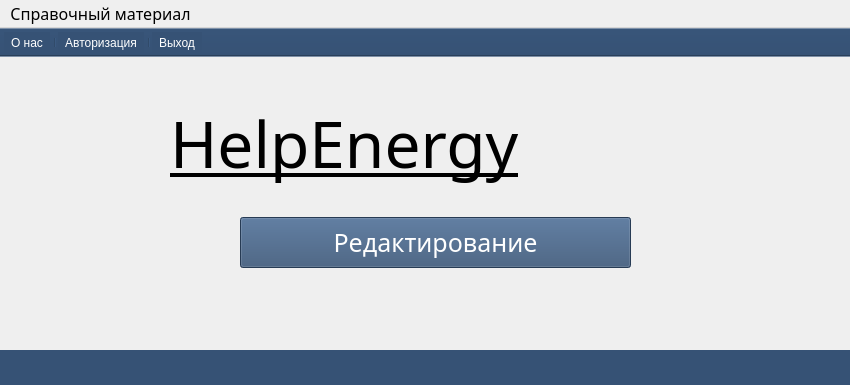
<?xml version="1.0" encoding="UTF-8"?>
<ui version="4.0">
 <class>menu</class>
 <widget class="QMainWindow" name="menu">
  <property name="geometry">
   <rect>
    <x>0</x>
    <y>0</y>
    <width>850</width>
    <height>385</height>
   </rect>
  </property>
  <property name="windowTitle">
   <string>HelpEnergy</string>
  </property>
  <property name="windowIcon">
   <iconset resource="images.qrc">
    <normaloff>:/images/icon.jpg</normaloff>:/images/icon.jpg</iconset>
  </property>
  <property name="iconSize">
   <size>
    <width>20</width>
    <height>20</height>
   </size>
  </property>
  <widget class="QWidget" name="centralwidget">
   <widget class="QPushButton" name="pushButton">
    <property name="geometry">
     <rect>
      <x>240</x>
      <y>160</y>
      <width>391</width>
      <height>51</height>
     </rect>
    </property>
    <property name="font">
     <font>
      <family>Imprint MT Shadow</family>
      <pointsize>19</pointsize>
      <kerning>true</kerning>
     </font>
    </property>
    <property name="styleSheet">
     <string notr="true">background-color: rgb(54, 82, 117);
color: rgb(255, 255, 255);
</string>
    </property>
    <property name="text">
     <string>Редактирование</string>
    </property>
   </widget>
   <widget class="QLabel" name="label">
    <property name="geometry">
     <rect>
      <x>170</x>
      <y>30</y>
      <width>621</width>
      <height>111</height>
     </rect>
    </property>
    <property name="font">
     <font>
      <family>Imprint MT Shadow</family>
      <pointsize>48</pointsize>
      <underline>true</underline>
     </font>
    </property>
    <property name="text">
     <string>HelpEnergy</string>
    </property>
   </widget>
   <widget class="QLabel" name="label_2">
    <property name="geometry">
     <rect>
      <x>0</x>
      <y>60</y>
      <width>171</width>
      <height>151</height>
     </rect>
    </property>
    <property name="styleSheet">
     <string notr="true">image: url(:/images/123.png)</string>
    </property>
    <property name="text">
     <string/>
    </property>
   </widget>
   <widget class="QLabel" name="label_3">
    <property name="geometry">
     <rect>
      <x>670</x>
      <y>60</y>
      <width>171</width>
      <height>151</height>
     </rect>
    </property>
    <property name="styleSheet">
     <string notr="true">image: url(:/images/123.png)</string>
    </property>
    <property name="text">
     <string/>
    </property>
   </widget>
  </widget>
  <widget class="QMenuBar" name="menubar">
   <property name="enabled">
    <bool>true</bool>
   </property>
   <property name="geometry">
    <rect>
     <x>0</x>
     <y>0</y>
     <width>850</width>
     <height>24</height>
    </rect>
   </property>
   <property name="sizePolicy">
    <sizepolicy hsizetype="Maximum" vsizetype="Maximum">
     <horstretch>0</horstretch>
     <verstretch>100</verstretch>
    </sizepolicy>
   </property>
   <property name="font">
    <font>
     <family>Imprint MT Shadow</family>
     <pointsize>12</pointsize>
    </font>
   </property>
   <widget class="QMenu" name="menu_2">
    <property name="geometry">
     <rect>
      <x>235</x>
      <y>99</y>
      <width>273</width>
      <height>204</height>
     </rect>
    </property>
    <property name="maximumSize">
     <size>
      <width>16777215</width>
      <height>16777215</height>
     </size>
    </property>
    <property name="font">
     <font>
      <family>Imprint MT Shadow</family>
      <pointsize>12</pointsize>
     </font>
    </property>
    <property name="styleSheet">
     <string notr="true">background-color: rgb(82, 125, 179);
color: rgb(255, 255, 255);
</string>
    </property>
    <property name="title">
     <string>Справочный материал</string>
    </property>
    <widget class="QMenu" name="menu_3">
     <property name="title">
      <string>Теория</string>
     </property>
     <addaction name="action_5"/>
     <addaction name="separator"/>
     <addaction name="action_6"/>
    </widget>
    <addaction name="action_4"/>
    <addaction name="separator"/>
    <addaction name="action"/>
    <addaction name="separator"/>
    <addaction name="menu_3"/>
    <addaction name="separator"/>
    <addaction name="action_3"/>
    <addaction name="separator"/>
    <addaction name="action_2"/>
   </widget>
   <addaction name="menu_2"/>
  </widget>
  <widget class="QStatusBar" name="statusbar">
   <property name="font">
    <font>
     <family>Imprint MT Shadow</family>
     <pointsize>16</pointsize>
    </font>
   </property>
   <property name="styleSheet">
    <string notr="true">background-color: rgb(54, 82, 117);
color: rgb(255, 255, 255);
</string>
   </property>
  </widget>
  <widget class="QToolBar" name="toolBar">
   <property name="enabled">
    <bool>true</bool>
   </property>
   <property name="windowTitle">
    <string>toolBar</string>
   </property>
   <property name="styleSheet">
    <string notr="true">background-color: rgb(54, 82, 117);
color: rgb(255, 255, 255);
</string>
   </property>
   <property name="movable">
    <bool>false</bool>
   </property>
   <property name="iconSize">
    <size>
     <width>50</width>
     <height>50</height>
    </size>
   </property>
   <attribute name="toolBarArea">
    <enum>TopToolBarArea</enum>
   </attribute>
   <attribute name="toolBarBreak">
    <bool>false</bool>
   </attribute>
   <addaction name="action_3"/>
   <addaction name="separator"/>
   <addaction name="action_4"/>
   <addaction name="separator"/>
   <addaction name="action_2"/>
  </widget>
  <action name="action">
   <property name="icon">
    <iconset resource="images.qrc">
     <normaloff>:/images/info.png</normaloff>:/images/info.png</iconset>
   </property>
   <property name="text">
    <string>Инструкция по применению</string>
   </property>
  </action>
  <action name="action_5">
   <property name="text">
    <string>Математика</string>
   </property>
  </action>
  <action name="action_6">
   <property name="text">
    <string>Физика</string>
   </property>
  </action>
  <action name="action_2">
   <property name="icon">
    <iconset resource="images.qrc">
     <normaloff>:/images/exit.png</normaloff>:/images/exit.png</iconset>
   </property>
   <property name="text">
    <string>Выход</string>
   </property>
  </action>
  <action name="action_3">
   <property name="icon">
    <iconset resource="images.qrc">
     <normaloff>:/images/info.png</normaloff>:/images/info.png</iconset>
   </property>
   <property name="text">
    <string>О нас</string>
   </property>
  </action>
  <action name="action_4">
   <property name="icon">
    <iconset resource="images.qrc">
     <normaloff>:/images/account.png</normaloff>:/images/account.png</iconset>
   </property>
   <property name="text">
    <string>Авторизация</string>
   </property>
  </action>
 </widget>
 <resources>
  <include location="images.qrc"/>
 </resources>
 <connections/>
</ui>
